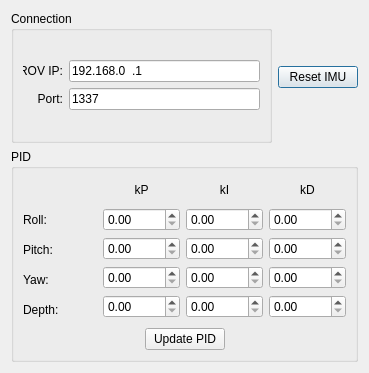
<?xml version="1.0" encoding="UTF-8"?>
<ui version="4.0">
 <class>settingsDialog</class>
 <widget class="QDialog" name="settingsDialog">
  <property name="geometry">
   <rect>
    <x>0</x>
    <y>0</y>
    <width>369</width>
    <height>373</height>
   </rect>
  </property>
  <property name="windowTitle">
   <string>Settings</string>
  </property>
  <layout class="QHBoxLayout" name="horizontalLayout_6">
   <item>
    <layout class="QVBoxLayout" name="verticalLayout_10">
     <item>
      <layout class="QHBoxLayout" name="horizontalLayout_5">
       <item>
        <widget class="QGroupBox" name="groupBox">
         <property name="title">
          <string>Connection</string>
         </property>
         <layout class="QVBoxLayout" name="verticalLayout_2">
          <item>
           <layout class="QVBoxLayout" name="verticalLayout">
            <item>
             <layout class="QHBoxLayout" name="horizontalLayout_2">
              <item>
               <widget class="QLabel" name="label">
                <property name="minimumSize">
                 <size>
                  <width>40</width>
                  <height>0</height>
                 </size>
                </property>
                <property name="maximumSize">
                 <size>
                  <width>40</width>
                  <height>16777215</height>
                 </size>
                </property>
                <property name="text">
                 <string>ROV IP:</string>
                </property>
                <property name="alignment">
                 <set>Qt::AlignmentFlag::AlignRight|Qt::AlignmentFlag::AlignTrailing|Qt::AlignmentFlag::AlignVCenter</set>
                </property>
               </widget>
              </item>
              <item>
               <widget class="QLineEdit" name="ipVal">
                <property name="inputMask">
                 <string>000.000.000.000</string>
                </property>
                <property name="text">
                 <string>192.168.0.1</string>
                </property>
               </widget>
              </item>
             </layout>
            </item>
            <item>
             <layout class="QHBoxLayout" name="horizontalLayout">
              <item>
               <widget class="QLabel" name="label_2">
                <property name="minimumSize">
                 <size>
                  <width>40</width>
                  <height>0</height>
                 </size>
                </property>
                <property name="maximumSize">
                 <size>
                  <width>40</width>
                  <height>16777215</height>
                 </size>
                </property>
                <property name="text">
                 <string>Port:</string>
                </property>
                <property name="alignment">
                 <set>Qt::AlignmentFlag::AlignRight|Qt::AlignmentFlag::AlignTrailing|Qt::AlignmentFlag::AlignVCenter</set>
                </property>
               </widget>
              </item>
              <item>
               <widget class="QLineEdit" name="portVal">
                <property name="inputMask">
                 <string>0000</string>
                </property>
                <property name="text">
                 <string>1337</string>
                </property>
               </widget>
              </item>
             </layout>
            </item>
           </layout>
          </item>
         </layout>
        </widget>
       </item>
       <item>
        <layout class="QVBoxLayout" name="verticalLayout_9">
         <item>
          <spacer name="verticalSpacer">
           <property name="orientation">
            <enum>Qt::Orientation::Vertical</enum>
           </property>
           <property name="sizeType">
            <enum>QSizePolicy::Policy::Minimum</enum>
           </property>
           <property name="sizeHint" stdset="0">
            <size>
             <width>20</width>
             <height>40</height>
            </size>
           </property>
          </spacer>
         </item>
         <item>
          <widget class="QPushButton" name="resetIMUBut">
           <property name="text">
            <string>Reset IMU</string>
           </property>
          </widget>
         </item>
         <item>
          <spacer name="verticalSpacer_2">
           <property name="orientation">
            <enum>Qt::Orientation::Vertical</enum>
           </property>
           <property name="sizeType">
            <enum>QSizePolicy::Policy::Minimum</enum>
           </property>
           <property name="sizeHint" stdset="0">
            <size>
             <width>20</width>
             <height>40</height>
            </size>
           </property>
          </spacer>
         </item>
        </layout>
       </item>
      </layout>
     </item>
     <item>
      <widget class="QGroupBox" name="groupBox_2">
       <property name="title">
        <string>PID</string>
       </property>
       <layout class="QVBoxLayout" name="verticalLayout_8">
        <item>
         <layout class="QVBoxLayout" name="verticalLayout_7">
          <item>
           <layout class="QHBoxLayout" name="horizontalLayout_3">
            <item>
             <layout class="QVBoxLayout" name="verticalLayout_3">
              <item>
               <widget class="QLabel" name="label_7">
                <property name="minimumSize">
                 <size>
                  <width>0</width>
                  <height>24</height>
                 </size>
                </property>
                <property name="maximumSize">
                 <size>
                  <width>16777215</width>
                  <height>24</height>
                 </size>
                </property>
                <property name="text">
                 <string/>
                </property>
               </widget>
              </item>
              <item>
               <widget class="QLabel" name="label_3">
                <property name="minimumSize">
                 <size>
                  <width>0</width>
                  <height>24</height>
                 </size>
                </property>
                <property name="maximumSize">
                 <size>
                  <width>16777215</width>
                  <height>24</height>
                 </size>
                </property>
                <property name="text">
                 <string>Roll:</string>
                </property>
               </widget>
              </item>
              <item>
               <widget class="QLabel" name="label_4">
                <property name="minimumSize">
                 <size>
                  <width>0</width>
                  <height>24</height>
                 </size>
                </property>
                <property name="maximumSize">
                 <size>
                  <width>16777215</width>
                  <height>24</height>
                 </size>
                </property>
                <property name="text">
                 <string>Pitch:</string>
                </property>
               </widget>
              </item>
              <item>
               <widget class="QLabel" name="label_5">
                <property name="minimumSize">
                 <size>
                  <width>0</width>
                  <height>24</height>
                 </size>
                </property>
                <property name="maximumSize">
                 <size>
                  <width>16777215</width>
                  <height>24</height>
                 </size>
                </property>
                <property name="text">
                 <string>Yaw:</string>
                </property>
               </widget>
              </item>
              <item>
               <widget class="QLabel" name="label_6">
                <property name="minimumSize">
                 <size>
                  <width>0</width>
                  <height>24</height>
                 </size>
                </property>
                <property name="maximumSize">
                 <size>
                  <width>16777215</width>
                  <height>24</height>
                 </size>
                </property>
                <property name="text">
                 <string>Depth:</string>
                </property>
               </widget>
              </item>
             </layout>
            </item>
            <item>
             <layout class="QVBoxLayout" name="verticalLayout_4">
              <item>
               <widget class="QLabel" name="label_8">
                <property name="minimumSize">
                 <size>
                  <width>0</width>
                  <height>24</height>
                 </size>
                </property>
                <property name="maximumSize">
                 <size>
                  <width>16777215</width>
                  <height>24</height>
                 </size>
                </property>
                <property name="text">
                 <string>kP</string>
                </property>
                <property name="alignment">
                 <set>Qt::AlignmentFlag::AlignCenter</set>
                </property>
               </widget>
              </item>
              <item>
               <widget class="QDoubleSpinBox" name="rollKPval">
                <property name="maximum">
                 <double>99999.000000000000000</double>
                </property>
                <property name="singleStep">
                 <double>0.100000000000000</double>
                </property>
               </widget>
              </item>
              <item>
               <widget class="QDoubleSpinBox" name="pitchKPval">
                <property name="maximum">
                 <double>99999.000000000000000</double>
                </property>
                <property name="singleStep">
                 <double>0.100000000000000</double>
                </property>
               </widget>
              </item>
              <item>
               <widget class="QDoubleSpinBox" name="yawKPval">
                <property name="maximum">
                 <double>99999.000000000000000</double>
                </property>
                <property name="singleStep">
                 <double>0.100000000000000</double>
                </property>
               </widget>
              </item>
              <item>
               <widget class="QDoubleSpinBox" name="depthKPval">
                <property name="maximum">
                 <double>99999.000000000000000</double>
                </property>
                <property name="singleStep">
                 <double>0.100000000000000</double>
                </property>
               </widget>
              </item>
             </layout>
            </item>
            <item>
             <layout class="QVBoxLayout" name="verticalLayout_5">
              <item>
               <widget class="QLabel" name="label_9">
                <property name="minimumSize">
                 <size>
                  <width>0</width>
                  <height>24</height>
                 </size>
                </property>
                <property name="maximumSize">
                 <size>
                  <width>16777215</width>
                  <height>24</height>
                 </size>
                </property>
                <property name="text">
                 <string>kI</string>
                </property>
                <property name="alignment">
                 <set>Qt::AlignmentFlag::AlignCenter</set>
                </property>
               </widget>
              </item>
              <item>
               <widget class="QDoubleSpinBox" name="rollKIval">
                <property name="maximum">
                 <double>99999.000000000000000</double>
                </property>
                <property name="singleStep">
                 <double>0.100000000000000</double>
                </property>
               </widget>
              </item>
              <item>
               <widget class="QDoubleSpinBox" name="pitchKIval">
                <property name="maximum">
                 <double>99999.000000000000000</double>
                </property>
                <property name="singleStep">
                 <double>0.100000000000000</double>
                </property>
               </widget>
              </item>
              <item>
               <widget class="QDoubleSpinBox" name="yawKIval">
                <property name="maximum">
                 <double>99999.000000000000000</double>
                </property>
                <property name="singleStep">
                 <double>0.100000000000000</double>
                </property>
               </widget>
              </item>
              <item>
               <widget class="QDoubleSpinBox" name="yawKIval_2">
                <property name="maximum">
                 <double>99999.000000000000000</double>
                </property>
                <property name="singleStep">
                 <double>0.100000000000000</double>
                </property>
               </widget>
              </item>
             </layout>
            </item>
            <item>
             <layout class="QVBoxLayout" name="verticalLayout_6">
              <item>
               <widget class="QLabel" name="label_10">
                <property name="minimumSize">
                 <size>
                  <width>0</width>
                  <height>24</height>
                 </size>
                </property>
                <property name="maximumSize">
                 <size>
                  <width>16777215</width>
                  <height>24</height>
                 </size>
                </property>
                <property name="text">
                 <string>kD</string>
                </property>
                <property name="alignment">
                 <set>Qt::AlignmentFlag::AlignCenter</set>
                </property>
               </widget>
              </item>
              <item>
               <widget class="QDoubleSpinBox" name="rollKDval">
                <property name="maximum">
                 <double>99999.000000000000000</double>
                </property>
                <property name="singleStep">
                 <double>0.010000000000000</double>
                </property>
               </widget>
              </item>
              <item>
               <widget class="QDoubleSpinBox" name="pitchKDval">
                <property name="maximum">
                 <double>99999.000000000000000</double>
                </property>
                <property name="singleStep">
                 <double>0.010000000000000</double>
                </property>
               </widget>
              </item>
              <item>
               <widget class="QDoubleSpinBox" name="yawKDval">
                <property name="maximum">
                 <double>99999.000000000000000</double>
                </property>
                <property name="singleStep">
                 <double>0.010000000000000</double>
                </property>
               </widget>
              </item>
              <item>
               <widget class="QDoubleSpinBox" name="yawKDval_2">
                <property name="maximum">
                 <double>99999.000000000000000</double>
                </property>
                <property name="singleStep">
                 <double>0.010000000000000</double>
                </property>
               </widget>
              </item>
             </layout>
            </item>
           </layout>
          </item>
          <item>
           <layout class="QHBoxLayout" name="horizontalLayout_4">
            <item>
             <spacer name="horizontalSpacer">
              <property name="orientation">
               <enum>Qt::Orientation::Horizontal</enum>
              </property>
              <property name="sizeHint" stdset="0">
               <size>
                <width>40</width>
                <height>20</height>
               </size>
              </property>
             </spacer>
            </item>
            <item>
             <widget class="QPushButton" name="updatePIDBut">
              <property name="text">
               <string>Update PID</string>
              </property>
             </widget>
            </item>
            <item>
             <spacer name="horizontalSpacer_2">
              <property name="orientation">
               <enum>Qt::Orientation::Horizontal</enum>
              </property>
              <property name="sizeHint" stdset="0">
               <size>
                <width>40</width>
                <height>20</height>
               </size>
              </property>
             </spacer>
            </item>
           </layout>
          </item>
         </layout>
        </item>
       </layout>
      </widget>
     </item>
    </layout>
   </item>
  </layout>
 </widget>
 <resources/>
 <connections/>
</ui>
